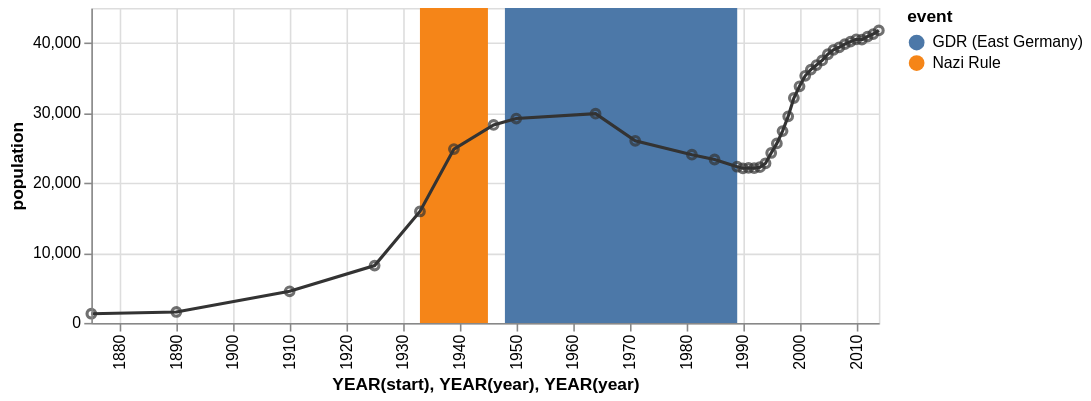

Source (Vega-Lite JSON):
### Vega specification from a JSON file in a GitHub repository (floating-point values rounded to 4 significant figures)
{"$schema": "https://vega.github.io/schema/vega/v3.0.json", "description": "The population of the German city of Falkensee over time", "autosize": "pad", "padding": 5, "style": "cell", "data": [{"name": "source_0", "values": [{"start": "1933", "end": "1945", "event": "Nazi Rule"}, {"start": "1948", "end": "1989", "event": "GDR (East Germany)"}], "format": {"type": "json"}}, {"name": "source_1", "values": [{"year": "1875", "population": 1309}, {"year": "1890", "population": 1558}, {"year": "1910", "population": 4512}, {"year": "1925", "population": 8180}, {"year": "1933", "population": 15915}, {"year": "1939", "population": 24824}, {"year": "1946", "population": 28275}, {"year": "1950", "population": 29189}, {"year": "1964", "population": 29881}, {"year": "1971", "population": 26007}, {"year": "1981", "population": 24029}, {"year": "1985", "population": 23340}, {"year": "1989", "population": 22307}, {"year": "1990", "population": 22087}, {"year": "1991", "population": 22139}, {"year": "1992", "population": 22105}, {"year": "1993", "population": 22242}, {"year": "1994", "population": 22801}, {"year": "1995", "population": 24273}, {"year": "1996", "population": 25640}, {"year": "1997", "population": 27393}, {"year": "1998", "population": 29505}, {"year": "1999", "population": 32124}, {"year": "2000", "population": 33791}, {"year": "2001", "population": 35297}, {"year": "2002", "population": 36179}, {"year": "2003", "population": 36829}, {"year": "2004", "population": 37493}, {"year": "2005", "population": 38376}, {"year": "2006", "population": 39008}, {"year": "2007", "population": 39366}, {"year": "2008", "population": 39821}, {"year": "2009", "population": 40179}, {"year": "2010", "population": 40511}, {"year": "2011", "population": 40465}, {"year": "2012", "population": 40905}, {"year": "2013", "population": 41258}, {"year": "2014", "population": 41777}], "format": {"type": "json"}}, {"name": "data_0", "source": "source_0", "transform": [{"type": "formula", "expr": "timeParse(datum[\"start\"],'%Y')", "as": "start"}, {"type": "formula", "expr": "timeParse(datum[\"end\"],'%Y')", "as": "end"}, {"type": "filter", "expr": "datum[\"start\"] !== null && !isNaN(datum[\"start\"])"}, {"type": "formula", "as": "year_start", "expr": "datetime(year(datum[\"start\"]), 0, 1, 0, 0, 0, 0)"}, {"type": "formula", "as": "year_end", "expr": "datetime(year(datum[\"end\"]), 0, 1, 0, 0, 0, 0)"}]}, {"name": "data_1", "source": "source_1", "transform": [{"type": "formula", "expr": "timeParse(datum[\"year\"],'%Y')", "as": "year"}]}, {"name": "data_2", "source": "data_1", "transform": [{"type": "formula", "expr": "toDate(datum[\"year\"])", "as": "year"}, {"type": "formula", "expr": "toNumber(datum[\"population\"])", "as": "population"}, {"type": "filter", "expr": "datum[\"year\"] !== null && !isNaN(datum[\"year\"]) && datum[\"population\"] !== null && !isNaN(datum[\"population\"])"}, {"type": "formula", "as": "year_year", "expr": "datetime(year(datum[\"year\"]), 0, 1, 0, 0, 0, 0)"}]}, {"name": "data_3", "source": "data_1", "transform": [{"type": "formula", "expr": "toDate(datum[\"year\"])", "as": "year"}, {"type": "formula", "expr": "toNumber(datum[\"population\"])", "as": "population"}, {"type": "filter", "expr": "datum[\"year\"] !== null && !isNaN(datum[\"year\"]) && datum[\"population\"] !== null && !isNaN(datum[\"population\"])"}, {"type": "formula", "as": "year_year", "expr": "datetime(year(datum[\"year\"]), 0, 1, 0, 0, 0, 0)"}]}], "signals": [{"name": "width", "update": "500"}, {"name": "height", "update": "200"}], "marks": [{"name": "layer_0_marks", "type": "rect", "style": ["rect"], "from": {"data": "data_0"}, "encode": {"update": {"x": {"scale": "x", "field": "year_start"}, "x2": {"scale": "x", "field": "year_end"}, "y": {"value": 0}, "y2": {"field": {"group": "height"}}, "fill": {"scale": "color", "field": "event"}}}}, {"name": "layer_1_marks", "type": "line", "style": ["line"], "sort": {"field": "datum[\"year_year\"]", "order": "descending"}, "from": {"data": "data_2"}, "encode": {"update": {"x": {"scale": "x", "field": "year_year"}, "y": {"scale": "y", "field": "population"}, "stroke": {"value": "#333"}}}}, {"name": "layer_2_marks", "type": "symbol", "style": ["point"], "from": {"data": "data_3"}, "encode": {"update": {"x": {"scale": "x", "field": "year_year"}, "y": {"scale": "y", "field": "population"}, "stroke": {"value": "#333"}, "fill": {"value": "transparent"}, "opacity": {"value": 0.7}}}}], "scales": [{"name": "x", "type": "time", "domain": {"fields": [{"data": "data_0", "field": "year_start"}, {"data": "data_0", "field": "year_end"}, {"data": "data_2", "field": "year_year"}, {"data": "data_3", "field": "year_year"}], "sort": true}, "range": [0, {"signal": "width"}], "nice": "year"}, {"name": "color", "type": "ordinal", "domain": {"data": "data_0", "field": "event", "sort": true}, "range": "category"}, {"name": "y", "type": "linear", "domain": {"fields": [{"data": "data_2", "field": "population"}, {"data": "data_3", "field": "population"}], "sort": true}, "range": [{"signal": "height"}, 0], "nice": true, "zero": true}], "axes": [{"scale": "x", "labelOverlap": true, "orient": "bottom", "tickCount": {"signal": "ceil(width/40)"}, "title": "YEAR(start), YEAR(year), YEAR(year)", "zindex": 1, "encode": {"labels": {"update": {"text": {"signal": "timeFormat(datum.value, '%Y')"}, "angle": {"value": 270}, "align": {"value": "right"}, "baseline": {"value": "middle"}}}}}, {"scale": "x", "domain": false, "grid": true, "labels": false, "maxExtent": 0, "minExtent": 0, "orient": "bottom", "tickCount": {"signal": "ceil(width/40)"}, "ticks": false, "zindex": 0, "gridScale": "y"}, {"scale": "y", "labelOverlap": true, "orient": "left", "tickCount": {"signal": "ceil(height/40)"}, "title": "population", "zindex": 1}, {"scale": "y", "domain": false, "grid": true, "labels": false, "maxExtent": 0, "minExtent": 0, "orient": "left", "tickCount": {"signal": "ceil(height/40)"}, "ticks": false, "zindex": 0, "gridScale": "x"}], "legends": [{"fill": "color", "title": "event"}], "config": {"axisY": {"minExtent": 30}}}
